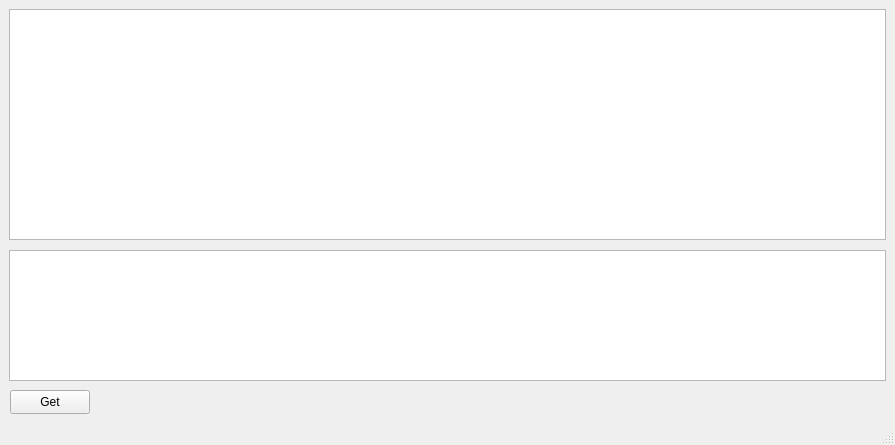
<?xml version="1.0" encoding="UTF-8"?>
<ui version="4.0">
 <class>MainWindow</class>
 <widget class="QMainWindow" name="MainWindow">
  <property name="geometry">
   <rect>
    <x>0</x>
    <y>0</y>
    <width>895</width>
    <height>445</height>
   </rect>
  </property>
  <property name="windowTitle">
   <string>MainWindow</string>
  </property>
  <widget class="QWidget" name="centralwidget">
   <widget class="QPushButton" name="pushButton">
    <property name="geometry">
     <rect>
      <x>10</x>
      <y>390</y>
      <width>80</width>
      <height>24</height>
     </rect>
    </property>
    <property name="text">
     <string>Get</string>
    </property>
   </widget>
   <widget class="QTreeView" name="treeView">
    <property name="geometry">
     <rect>
      <x>9</x>
      <y>9</y>
      <width>877</width>
      <height>231</height>
     </rect>
    </property>
   </widget>
   <widget class="QTextBrowser" name="textBrowser">
    <property name="geometry">
     <rect>
      <x>9</x>
      <y>250</y>
      <width>877</width>
      <height>131</height>
     </rect>
    </property>
   </widget>
  </widget>
  <widget class="QMenuBar" name="menubar">
   <property name="geometry">
    <rect>
     <x>0</x>
     <y>0</y>
     <width>895</width>
     <height>21</height>
    </rect>
   </property>
  </widget>
  <widget class="QStatusBar" name="statusbar"/>
 </widget>
 <resources/>
 <connections/>
</ui>
